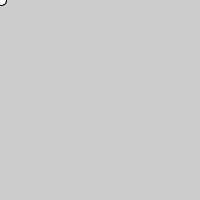
Frame 1 (no input)
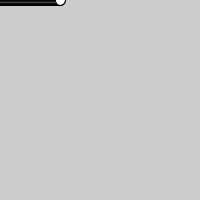
Frame 60 (the mouse pressed at the canvas centre just before this capture)
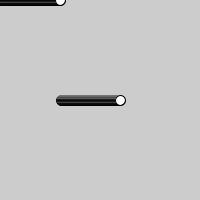
Frame 120 (the mouse held since frame 60 and released just before this capture)

The Processing sketch that drew these frames (run headless with seeded random() and noise(); from frame 60 on, the mouse is pressed at the canvas centre):

// Processing sketch: processing_35584
// ── processing_35584.pde

void setup(){
  size (200,200);
  colorMode(HSB,200);
}

int x=0;

void draw(){
  x++;
  ellipse(x,mouseY,10,10);
  
  if (x > width){
    x = 0;
  }  
}


void mouseDragged(){

  fill(HSB,200,20,10);
  rectMode(CORNERS);
  rect(0,0,width,height);
  
  fill (mouseX,mouseY,200);
  ellipse(mouseX,mouseY,10,10);
  
}
